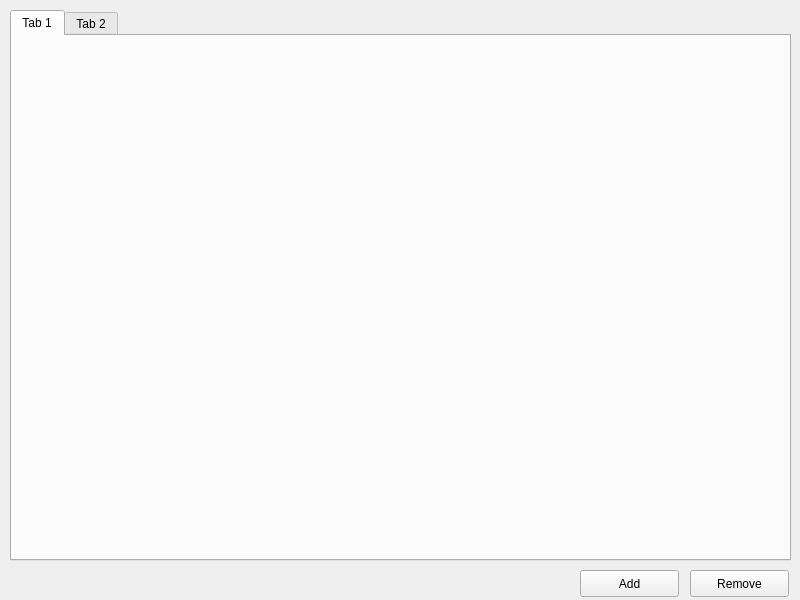
<?xml version="1.0" encoding="UTF-8"?>
<ui version="4.0">
 <class>Form</class>
 <widget class="QWidget" name="Form">
  <property name="geometry">
   <rect>
    <x>0</x>
    <y>0</y>
    <width>800</width>
    <height>600</height>
   </rect>
  </property>
  <property name="windowTitle">
   <string>Form</string>
  </property>
  <widget class="QTabWidget" name="tabWidget">
   <property name="geometry">
    <rect>
     <x>10</x>
     <y>10</y>
     <width>781</width>
     <height>551</height>
    </rect>
   </property>
   <widget class="QWidget" name="tab">
    <attribute name="title">
     <string>Tab 1</string>
    </attribute>
   </widget>
   <widget class="QWidget" name="tab_2">
    <attribute name="title">
     <string>Tab 2</string>
    </attribute>
   </widget>
  </widget>
  <widget class="QPushButton" name="add_tab_button">
   <property name="geometry">
    <rect>
     <x>580</x>
     <y>570</y>
     <width>99</width>
     <height>27</height>
    </rect>
   </property>
   <property name="text">
    <string>Add</string>
   </property>
  </widget>
  <widget class="QPushButton" name="remove_tab_button">
   <property name="geometry">
    <rect>
     <x>690</x>
     <y>570</y>
     <width>99</width>
     <height>27</height>
    </rect>
   </property>
   <property name="text">
    <string>Remove</string>
   </property>
  </widget>
 </widget>
 <resources/>
 <connections/>
</ui>
